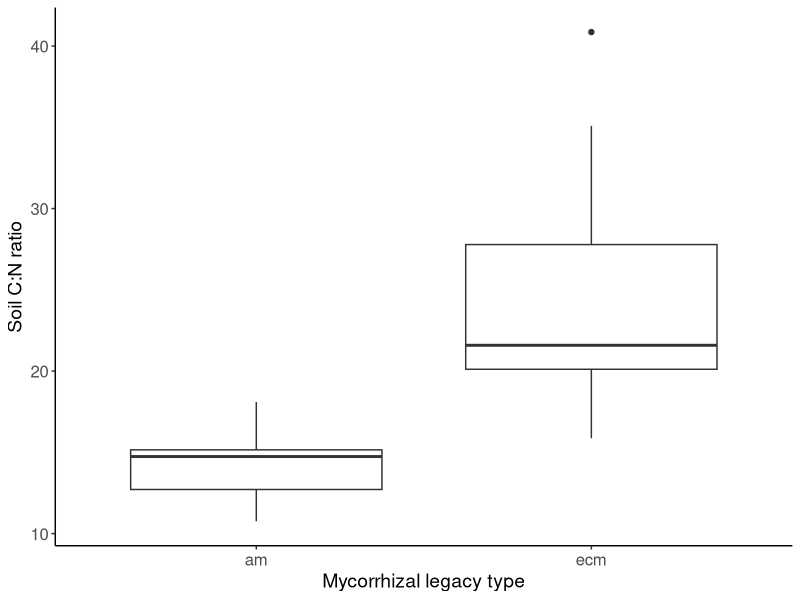

Here is the R script that generated this plot:
# 07/30/2026, Amelia Fitch


# setup -------------------------------------------------------------------
library(tidyverse)

# Function to clean data 


clean_colnames <- function(df) {
  df %>%
    # clean column names
    rename_with(~ .x %>%
                  str_replace_all("`", "") %>%
                  str_replace_all("\\s+", "_") %>%
                  str_remove_all("\\(.*?\\)") %>%
                  str_replace_all("_+", "_") %>%
                  str_replace_all("_$", "") %>%
                  str_replace_all("\\.", "_") %>%
                  tolower()
    ) %>%
    # remove NA columns
    select(
      where(~ !all(is.na(.x))) ) %>%
    filter(
      !if_all(everything(), is.na) ) %>%
    # convert ALL non-numeric columns to lowercase character
    mutate(
      across(
        .cols = where(~ !is.numeric(.x)), 
        .fns = ~ .x %>%
          as.character() %>%         # converts factors, logicals, etc.
          tolower() %>%
          str_replace_all("\\s+", "_")
      )
    )
}

# Plotting theme 

my_theme <- function() {
  ggplot2::theme_classic() +
    ggplot2::theme(
      axis.text = element_text(size = 12),
      axis.title.x = element_text(size = 14),
      axis.title.y = element_text(size = 14),
      legend.text = element_text(size = 12),
      legend.title = element_text(size = 14),
      strip.text.x = element_text(size = 12),
      legend.position = "bottom"
    )
}

# colors for graphing

blues   <- RColorBrewer::brewer.pal(9, "Blues")
oranges <- RColorBrewer::brewer.pal(9, "Oranges")

species_palette <- c(
  "prse" = blues[3],
  "acsa" = blues[5],
  "acru" = blues[7],
  "nysy" = blues[9],
  "bele" = oranges[3],
  "quru" = oranges[5],
  "tiam" = oranges[7],
  "caco" = oranges[9]
)

# read in files

pre_harvest_data <- 
  read_csv("data/Corinth.alldata.csv") %>%
  clean_colnames() %>%
  
  # calculate CN
  # unit_plot for random effect
  
  mutate(cn_ratio = per_c/per_n,
         unit_plot = paste(unit, plot, sep = "_"))



# C:N ratio analysis ---------------------------------------

pre_harvest_data %>%
  filter(treatment == "cut") %>%
  ggplot(aes(x = mt, y = cn_ratio)) +
  geom_boxplot() +
  my_theme() +
  # facet_wrap(~ site) +
  labs(y = "Soil C:N ratio",
       x = "Mycorrhizal legacy type") 


# analyses

mod_cn <- nlme::lme(cn_ratio ~ mt, random = ~1 | unit_plot, data = pre_harvest_data)
summary(mod_cn)
car::Anova(mod_cn)

emmeans::emmeans(mod_cn ,~ mt)
# emmeans::emtrends(mod_cn ,pairwise ~ mt, var = "mt")

# Site information table --------------------------------------------------

# summarize the replicates within plot 
